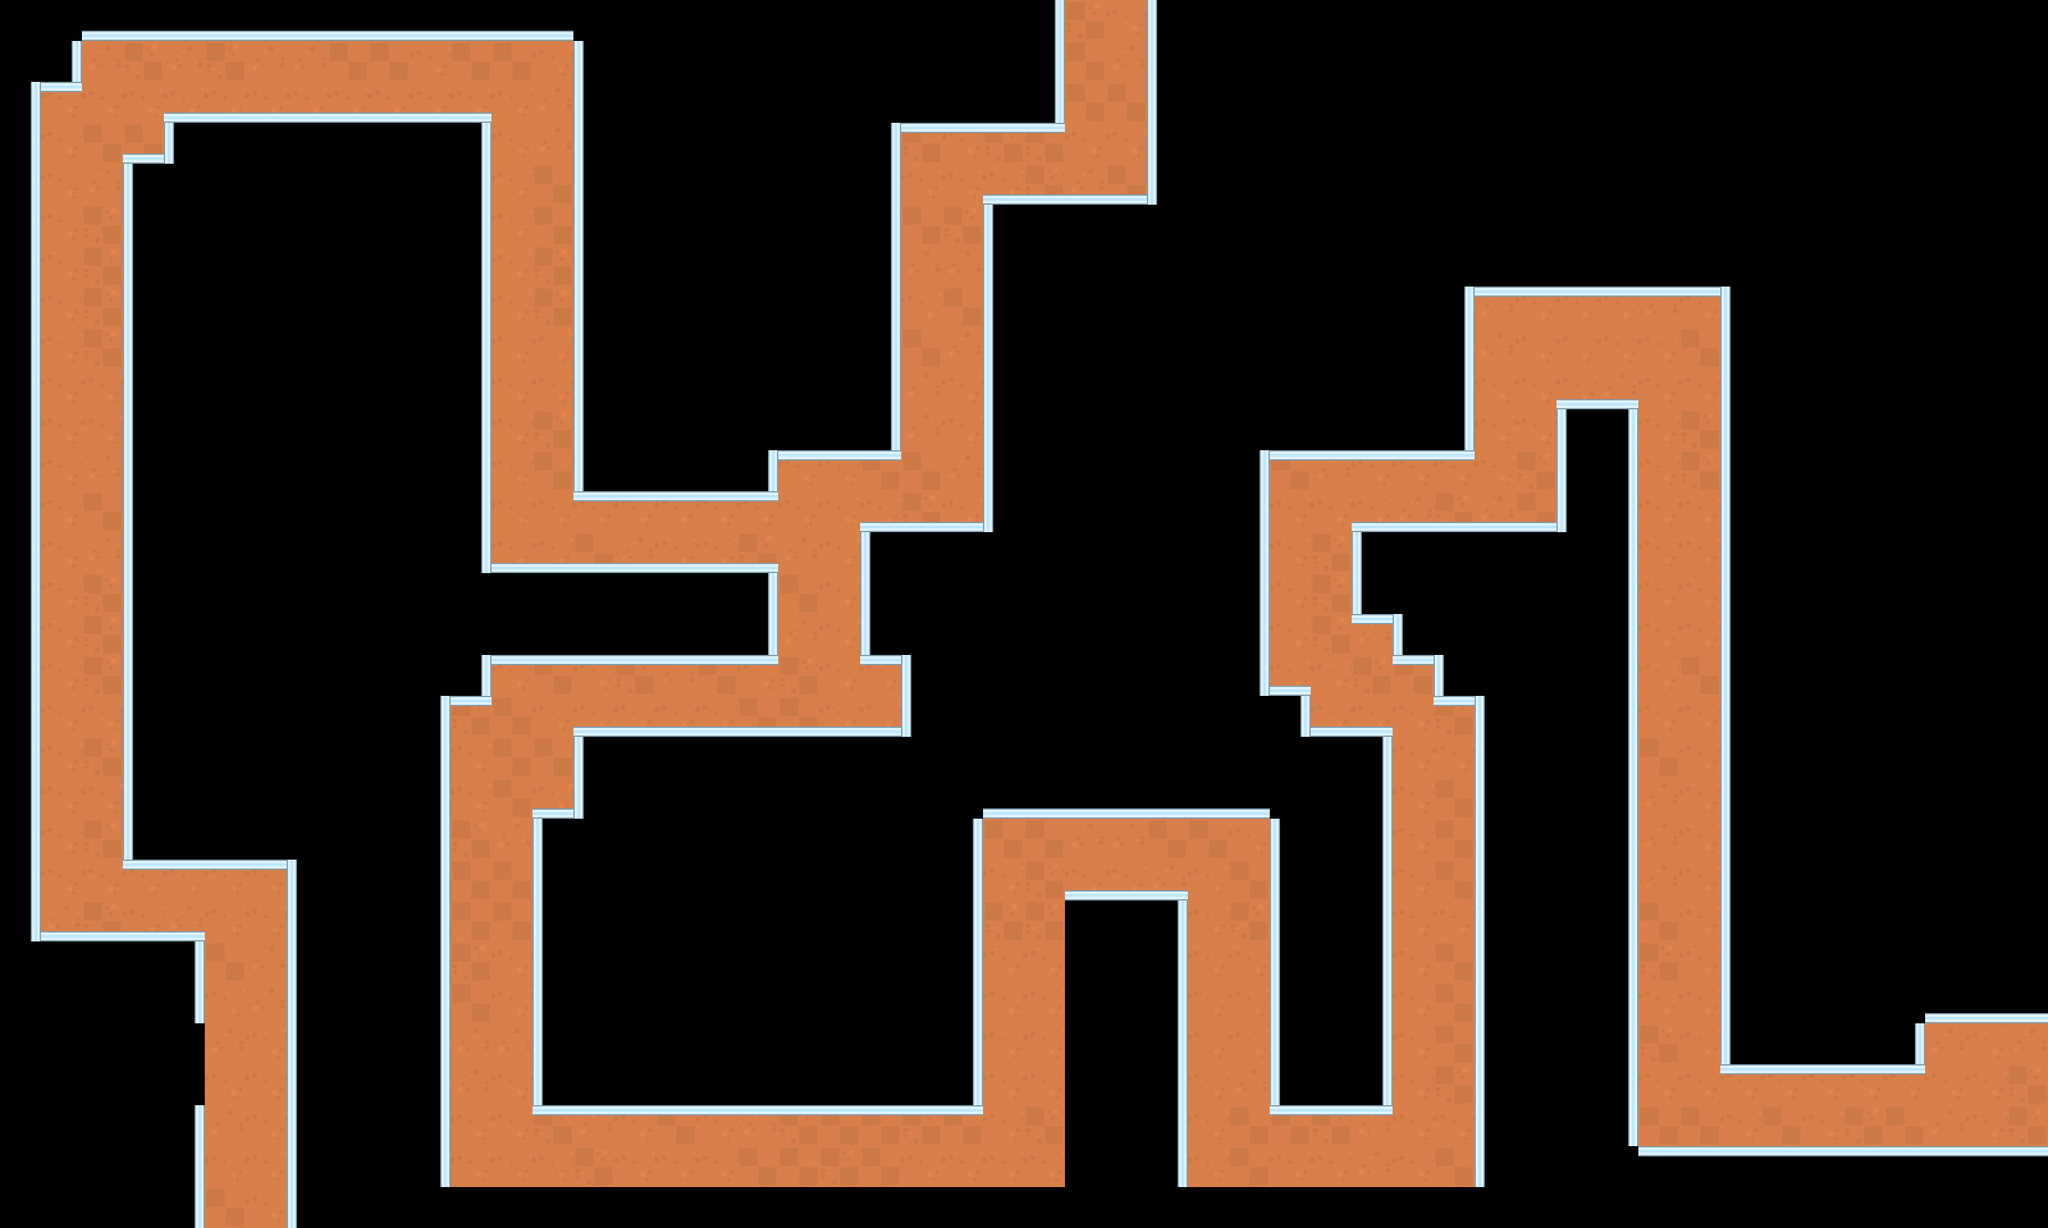

Rendered tile map (Tiled .tmx) drawn with the repository's tilesets; below, a short description and the full map source, tile grids included:
An orthogonal 50x30 tile map with 64x64 px tiles, 2 tile layers (floor, walls) and 2 objects (tower, comms).

<map version="1.4" tiledversion="1.4.3" orientation="orthogonal" renderorder="right-down" width="50" height="30" tilewidth="64" tileheight="64" infinite="0" nextlayerid="5" nextobjectid="3">
 <tileset firstgid="1" source="kenney_shooter_tiles.tsx" />
 <layer id="1" name="floor" width="50" height="30">
  <data encoding="csv">
0,0,0,0,0,0,0,0,0,0,0,0,0,0,0,0,0,0,0,0,0,0,0,0,0,0,14,16,0,0,0,0,0,0,0,0,0,0,0,0,0,0,0,0,0,0,0,0,0,0,
0,0,15,14,15,14,15,15,13,13,16,13,13,16,0,0,0,0,0,0,0,0,0,0,0,0,13,15,0,0,0,0,0,0,0,0,0,0,0,0,0,0,0,0,0,0,0,0,0,0,
488,16,16,16,16,16,16,16,16,16,16,16,16,15,0,0,0,0,0,0,0,0,0,0,0,0,13,13,0,0,0,0,0,0,0,0,0,0,0,0,0,0,0,0,0,0,0,0,0,0,
488,16,13,13,0,0,0,0,0,0,0,0,16,15,0,0,0,0,0,0,0,0,14,16,14,14,16,16,0,0,0,0,0,0,0,0,0,0,0,0,0,0,0,0,0,0,0,0,0,0,
488,16,15,0,0,0,0,0,0,0,0,0,16,13,0,0,0,0,0,0,0,0,16,16,16,14,15,13,0,0,0,0,0,0,0,0,0,0,0,0,0,0,0,0,0,0,0,0,0,0,
488,16,14,0,0,0,0,0,0,0,0,0,16,13,0,0,0,0,0,0,0,0,13,14,0,0,0,0,0,0,0,0,0,0,0,0,0,0,0,0,0,0,0,0,0,0,0,0,0,0,
488,16,14,0,0,0,0,0,0,0,0,0,16,14,0,0,0,0,0,0,0,0,15,15,0,0,0,0,0,0,0,0,0,0,0,0,0,0,0,0,0,0,0,0,0,0,0,0,0,0,
488,16,14,0,0,0,0,0,0,0,0,0,16,14,0,0,0,0,0,0,0,0,16,13,0,0,0,0,0,0,0,0,0,0,0,0,15,16,16,16,15,16,0,0,0,0,0,0,0,0,
488,16,14,0,0,0,0,0,0,0,0,0,16,16,0,0,0,0,0,0,0,0,13,15,0,0,0,0,0,0,0,0,0,0,0,0,15,16,16,16,16,13,0,0,0,0,0,0,0,0,
488,16,16,0,0,0,0,0,0,0,0,0,16,16,0,0,0,0,0,0,0,0,15,16,0,0,0,0,0,0,0,0,0,0,0,0,16,16,16,15,16,16,0,0,0,0,0,0,0,0,
488,16,16,0,0,0,0,0,0,0,0,0,16,14,0,0,0,0,0,0,0,0,15,16,0,0,0,0,0,0,0,0,0,0,0,0,16,16,0,0,16,14,0,0,0,0,0,0,0,0,
488,16,15,0,0,0,0,0,0,0,0,0,16,13,0,0,0,0,0,16,16,13,13,15,0,0,0,0,0,0,0,13,15,16,16,16,16,14,0,0,16,14,0,0,0,0,0,0,0,0,
488,16,13,0,0,0,0,0,0,0,0,0,16,16,16,16,16,16,16,16,16,16,14,16,0,0,0,0,0,0,0,16,16,16,15,14,15,13,0,0,16,16,0,0,0,0,0,0,0,0,
488,16,15,0,0,0,0,0,0,0,0,0,16,16,13,15,16,16,14,15,16,0,0,0,0,0,0,0,0,0,0,16,14,0,0,0,0,0,0,0,16,16,0,0,0,0,0,0,0,0,
488,16,14,0,0,0,0,0,0,0,0,0,0,0,0,0,0,0,0,13,16,0,0,0,0,0,0,0,0,0,0,16,14,0,0,0,0,0,0,0,16,16,0,0,0,0,0,0,0,0,
488,16,14,0,0,0,0,0,0,0,0,0,0,0,0,0,0,0,0,15,16,0,0,0,0,0,0,0,0,0,0,16,14,15,0,0,0,0,0,0,16,16,0,0,0,0,0,0,0,0,
488,16,14,0,0,0,0,0,0,0,0,0,16,13,16,14,15,13,16,14,16,16,0,0,0,0,0,0,0,0,0,16,16,14,13,0,0,0,0,0,16,13,0,0,0,0,0,0,0,0,
488,16,16,0,0,0,0,0,0,0,0,14,13,16,16,16,16,16,13,13,16,16,0,0,0,0,0,0,0,0,0,0,16,16,16,14,0,0,0,0,16,16,0,0,0,0,0,0,0,0,
488,16,14,0,0,0,0,0,0,0,0,16,13,13,0,0,0,0,0,0,0,0,0,0,0,0,0,0,0,0,0,0,0,0,16,16,0,0,0,0,13,16,0,0,0,0,0,0,0,0,
488,16,16,0,0,0,0,0,0,0,0,16,13,16,0,0,0,0,0,0,0,0,0,0,0,0,0,0,0,0,0,0,0,0,16,13,0,0,0,0,15,16,0,0,0,0,0,0,0,0,
488,16,14,0,0,0,0,0,0,0,0,14,15,0,0,0,0,0,0,0,0,0,0,0,13,13,15,15,13,13,16,0,0,0,16,13,0,0,0,0,15,16,0,0,0,0,0,0,0,0,
488,16,16,16,16,16,16,0,0,0,0,13,13,0,0,0,0,0,0,0,0,0,0,0,16,14,16,16,15,16,13,0,0,0,16,13,0,0,0,0,15,16,0,0,0,0,0,0,0,0,
488,15,14,16,15,16,16,0,0,0,0,13,13,0,0,0,0,0,0,0,0,0,0,0,14,14,0,0,0,16,14,0,0,0,16,16,0,0,0,0,13,16,0,0,0,0,0,0,0,0,
0,0,0,0,488,13,15,0,0,0,0,14,16,0,0,0,0,0,0,0,0,0,0,0,16,16,0,0,0,16,16,0,0,0,16,13,0,0,0,0,14,16,0,0,0,0,0,0,0,0,
0,0,0,0,488,16,15,0,0,0,0,13,16,0,0,0,0,0,0,0,0,0,0,0,16,16,0,0,0,16,16,0,0,0,16,13,0,0,0,0,16,16,0,0,0,0,0,0,0,0,
0,0,0,0,0,15,16,0,0,0,0,15,15,0,0,0,0,0,0,0,0,0,0,0,16,16,0,0,0,16,16,0,0,0,16,13,0,0,0,0,14,16,0,0,0,0,0,15,16,15,
0,0,0,0,0,16,16,0,0,0,0,15,16,0,0,0,0,0,0,0,0,0,0,0,16,16,0,0,0,16,15,0,0,0,16,14,0,0,0,0,16,16,16,16,16,16,16,16,16,14,
0,0,0,0,488,15,16,0,0,0,0,16,16,14,15,16,13,16,15,14,13,13,14,13,16,14,0,0,0,16,13,13,14,15,16,16,0,0,0,0,13,13,16,13,16,14,13,15,16,14,
0,0,0,0,488,16,16,0,0,0,0,16,16,16,14,16,16,16,13,13,14,13,16,16,16,16,0,0,0,16,13,16,16,15,16,13,0,0,0,0,0,0,0,0,0,0,0,0,0,0,
0,0,0,0,488,13,16,0,0,0,0,0,0,0,0,0,0,0,0,0,0,0,0,0,0,0,0,0,0,0,0,0,0,0,0,0,0,0,0,0,0,0,0,0,0,0,0,0,0,0
</data>
 </layer>
 <layer id="3" name="walls" width="50" height="30">
  <data encoding="csv">
0,0,515,515,515,515,515,515,515,515,515,515,515,515,0,0,0,0,0,0,0,0,0,0,0,488,0,0,487,0,0,0,0,0,0,0,0,0,0,0,0,0,0,0,0,0,0,0,0,0,
0,488,0,0,0,0,0,0,0,0,0,0,0,0,487,0,0,0,0,0,0,0,0,0,0,488,0,0,487,0,0,0,0,0,0,0,0,0,0,0,0,0,0,0,0,0,0,0,0,0,
0,514,0,0,515,515,515,515,515,515,515,515,0,0,487,0,0,0,0,0,0,0,0,0,0,488,0,0,487,0,0,0,0,0,0,0,0,0,0,0,0,0,0,0,0,0,0,0,0,0,
0,0,0,515,487,0,0,0,0,0,0,488,0,0,487,0,0,0,0,0,0,488,514,514,514,514,0,0,487,0,0,0,0,0,0,0,0,0,0,0,0,0,0,0,0,0,0,0,0,0,
0,0,0,487,0,0,0,0,0,0,0,488,0,0,487,0,0,0,0,0,0,488,0,0,515,515,515,515,487,0,0,0,0,0,0,0,0,0,0,0,0,0,0,0,0,0,0,0,0,0,
0,0,0,487,0,0,0,0,0,0,0,488,0,0,487,0,0,0,0,0,0,488,0,0,487,0,0,0,0,0,0,0,0,0,0,0,0,0,0,0,0,0,0,0,0,0,0,0,0,0,
0,0,0,487,0,0,0,0,0,0,0,488,0,0,487,0,0,0,0,0,0,488,0,0,487,0,0,0,0,0,0,0,0,0,0,0,0,0,0,0,0,0,0,0,0,0,0,0,0,0,
0,0,0,487,0,0,0,0,0,0,0,488,0,0,487,0,0,0,0,0,0,488,0,0,487,0,0,0,0,0,0,0,0,0,0,488,514,514,514,514,514,514,487,0,0,0,0,0,0,0,
0,0,0,487,0,0,0,0,0,0,0,488,0,0,487,0,0,0,0,0,0,488,0,0,487,0,0,0,0,0,0,0,0,0,0,488,0,0,0,0,0,0,487,0,0,0,0,0,0,0,
0,0,0,487,0,0,0,0,0,0,0,488,0,0,487,0,0,0,0,0,0,488,0,0,487,0,0,0,0,0,0,0,0,0,0,488,0,0,515,515,0,0,487,0,0,0,0,0,0,0,
0,0,0,487,0,0,0,0,0,0,0,488,0,0,487,0,0,0,0,0,0,488,0,0,487,0,0,0,0,0,0,0,0,0,0,488,0,0,487,488,0,0,487,0,0,0,0,0,0,0,
0,0,0,487,0,0,0,0,0,0,0,488,0,0,487,0,0,0,488,514,514,514,0,0,487,0,0,0,0,0,488,514,514,514,514,514,0,0,487,488,0,0,487,0,0,0,0,0,0,0,
0,0,0,487,0,0,0,0,0,0,0,488,0,0,514,514,514,514,514,0,0,515,515,515,487,0,0,0,0,0,488,0,0,515,515,515,515,515,487,488,0,0,487,0,0,0,0,0,0,0,
0,0,0,487,0,0,0,0,0,0,0,488,515,515,515,515,515,515,515,0,0,487,0,0,0,0,0,0,0,0,488,0,0,487,0,0,0,0,0,488,0,0,487,0,0,0,0,0,0,0,
0,0,0,487,0,0,0,0,0,0,0,0,0,0,0,0,0,0,488,0,0,487,0,0,0,0,0,0,0,0,488,0,0,487,0,0,0,0,0,488,0,0,487,0,0,0,0,0,0,0,
0,0,0,487,0,0,0,0,0,0,0,0,0,0,0,0,0,0,488,0,0,487,0,0,0,0,0,0,0,0,488,0,0,514,487,0,0,0,0,488,0,0,487,0,0,0,0,0,0,0,
0,0,0,487,0,0,0,0,0,0,0,488,514,514,514,514,514,514,514,0,0,514,487,0,0,0,0,0,0,0,488,515,0,0,514,487,0,0,0,488,0,0,487,0,0,0,0,0,0,0,
0,0,0,487,0,0,0,0,0,0,488,514,0,0,515,515,515,515,515,515,515,515,487,0,0,0,0,0,0,0,0,488,515,515,0,514,487,0,0,488,0,0,487,0,0,0,0,0,0,0,
0,0,0,487,0,0,0,0,0,0,488,0,0,0,487,0,0,0,0,0,0,0,0,0,0,0,0,0,0,0,0,0,0,488,0,0,487,0,0,488,0,0,487,0,0,0,0,0,0,0,
0,0,0,487,0,0,0,0,0,0,488,0,0,515,487,0,0,0,0,0,0,0,0,0,515,515,515,515,515,515,515,0,0,488,0,0,487,0,0,488,0,0,487,0,0,0,0,0,0,0,
0,0,0,487,0,0,0,0,0,0,488,0,0,487,0,0,0,0,0,0,0,0,0,488,0,0,0,0,0,0,0,487,0,488,0,0,487,0,0,488,0,0,487,0,0,0,0,0,0,0,
0,0,0,514,514,514,514,487,0,0,488,0,0,487,0,0,0,0,0,0,0,0,0,488,0,0,515,515,515,0,0,487,0,488,0,0,487,0,0,488,0,0,487,0,0,0,0,0,0,0,
0,515,515,515,515,0,0,487,0,0,488,0,0,487,0,0,0,0,0,0,0,0,0,488,0,0,0,0,488,0,0,487,0,488,0,0,487,0,0,488,0,0,487,0,0,0,0,0,0,0,
0,0,0,0,0,0,0,487,0,0,488,0,0,487,0,0,0,0,0,0,0,0,0,488,0,0,0,0,488,0,0,487,0,488,0,0,487,0,0,488,0,0,487,0,0,0,0,0,0,0,
0,0,0,0,0,0,0,487,0,0,488,0,0,487,0,0,0,0,0,0,0,0,0,488,0,0,0,0,488,0,0,487,0,488,0,0,487,0,0,488,0,0,487,0,0,0,0,515,515,515,
0,0,0,0,0,0,0,487,0,0,488,0,0,487,0,0,0,0,0,0,0,0,0,488,0,0,0,0,488,0,0,487,0,488,0,0,487,0,0,488,0,0,487,0,0,0,488,0,0,0,
0,0,0,0,0,0,0,487,0,0,488,0,0,487,0,0,0,0,0,0,0,0,0,488,0,0,0,0,488,0,0,487,0,488,0,0,487,0,0,488,0,0,514,514,514,514,514,0,0,0,
0,0,0,0,0,0,0,487,0,0,488,0,0,514,514,514,514,514,514,514,514,514,514,514,0,0,0,0,488,0,0,514,514,514,0,0,487,0,0,488,0,0,0,0,0,0,0,0,0,0,
0,0,0,0,0,0,0,487,0,0,488,0,0,0,0,0,0,0,0,0,0,0,0,0,0,0,0,0,488,0,0,0,0,0,0,0,487,0,0,0,514,514,514,514,514,514,514,514,514,514,
0,0,0,0,0,0,0,487,0,0,0,0,0,0,0,0,0,0,0,0,0,0,0,0,0,0,0,0,0,0,0,0,0,0,0,0,0,0,0,0,0,0,0,0,0,0,0,0,0,0
</data>
 </layer>
 <objectgroup id="4" name="objects">
  <object id="1" name="tower" x="1696" y="48" width="64" height="64" />
  <object id="2" name="comms" x="3136" y="1712" width="32" height="32" />
 </objectgroup>
</map>
